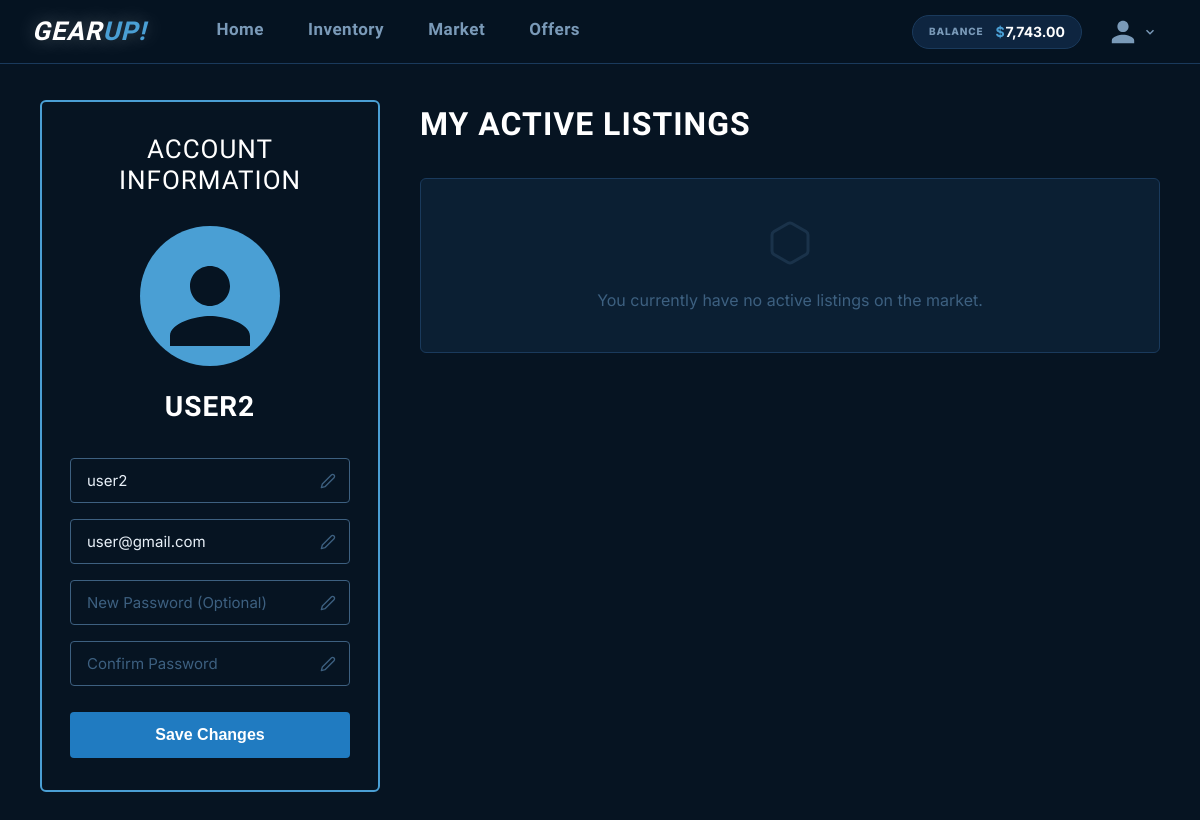
The app's page /profile.php (signed in) with its own data.
### tables this page shows
CREATE TABLE `users` (
  `id` int(11) NOT NULL AUTO_INCREMENT,
  `name` varchar(255) NOT NULL,
  `picture` varchar(255) NOT NULL,
  `email` varchar(255) NOT NULL,
  `password` varchar(255) NOT NULL,
  `credits` int(11) NOT NULL DEFAULT 10000,
  `is_admin` tinyint(1) DEFAULT 0,
  PRIMARY KEY (`id`),
  UNIQUE KEY `name` (`name`),
  UNIQUE KEY `email` (`email`)
);

### profile_func.php (called while the page is built, shortened)
<?php
$user_id = $_SESSION["id"];
function get_user_profile($link, $user_id) {
    $stmt = mysqli_prepare($link, "SELECT name, email, picture FROM users WHERE id = ?");
    mysqli_stmt_bind_param($stmt, "i", $user_id);
    mysqli_stmt_execute($stmt);
    $res = mysqli_stmt_get_result($stmt);
    $profile = mysqli_fetch_assoc($res);
    return $profile;
}
?>

### profile.php (the view, shortened to what this page needs)
<?php
require_once "profile_func.php";
$profile = get_user_profile($link, $user_id);
$active_listings = get_active_listings($link, $user_id);
?>
<!DOCTYPE html>
<html lang="en">
<head>
    <link rel="stylesheet" href="nav_styles.css">
</head>
<body>
<?php include 'nav.php'; ?>
<div class="page">
    <div class="profile-layout">
        <aside class="profile-sidebar">
            <h2>Account<br>Information</h2>
            <div class="profile-avatar">
                <svg viewBox="0 0 24 24" fill="currentColor">
                    <path d="M12 12c2.21 0 4-1.79 4-4s-1.79-4-4-4-4 1.79-4 4 1.79 4 4 4zm0 2c-2.67 0-8 1.34-8 4v2h16v-2c0-2.66-5.33-4-8-4z"/>
                </svg>
            </div>
            <div class="profile-username-display"><?= htmlspecialchars($profile['name']) ?></div>
            <form class="edit-form" method="POST" action="">
                <div class="input-wrapper">
                    <input type="text" name="username" value="<?= htmlspecialchars($profile['name']) ?>" placeholder="Username" required>
                    <svg width="16" height="16" viewBox="0 0 24 24" fill="none" stroke="currentColor" stroke-width="2" stroke-linecap="round" stroke-linejoin="round"><path d="M17 3a2.828 2.828 0 1 1 4 4L7.5 20.5 2 22l1.5-5.5L17 3z"></path></svg>
                </div>
                <div class="input-wrapper">
                    <input type="email" name="email" value="<?= htmlspecialchars($profile['email']) ?>" placeholder="Email" required>
                    <svg width="16" height="16" viewBox="0 0 24 24" fill="none" stroke="currentColor" stroke-width="2" stroke-linecap="round" stroke-linejoin="round"><path d="M17 3a2.828 2.828 0 1 1 4 4L7.5 20.5 2 22l1.5-5.5L17 3z"></path></svg>
                </div>
                <div class="input-wrapper">
                    <input type="password" name="password" placeholder="New Password (Optional)">
                    <svg width="16" height="16" viewBox="0 0 24 24" fill="none" stroke="currentColor" stroke-width="2" stroke-linecap="round" stroke-linejoin="round"><path d="M17 3a2.828 2.828 0 1 1 4 4L7.5 20.5 2 22l1.5-5.5L17 3z"></path></svg>
                </div>
                <div class="input-wrapper">
                    <input type="password" name="confirm_password" placeholder="Confirm Password">
                    <svg width="16" height="16" viewBox="0 0 24 24" fill="none" stroke="currentColor" stroke-width="2" stroke-linecap="round" stroke-linejoin="round"><path d="M17 3a2.828 2.828 0 1 1 4 4L7.5 20.5 2 22l1.5-5.5L17 3z"></path></svg>
                </div>
                <button type="submit" class="btn-save">Save Changes</button>
            </form>
        </aside>
        <main class="profile-main">
            <h1 class="listings-header">My Active Listings</h1>
            <?php if (!empty($active_listings)): ?>
                <div class="listings-labels">
                    <div class="label-item">Item</div>
                    <div class="label-price">Listed for:</div>
                    <div class="label-action"></div>
                </div>
                <?php foreach ($active_listings as $listing): ?>
                <div class="listing-card">
                    <div class="listing-img-box">
                        <img src="<?= htmlspecialchars($listing['image'] ?? 'item_images/placeholder.png') ?>" alt="">
                    </div>
                    <div class="listing-details">
                        <div class="listing-name"><?= htmlspecialchars($listing['name']) ?></div>
                        <div class="listing-stats">
                            Wear Rating: <span style="<?= profile_wear_class($listing['wear_rating']) ?>"><?= htmlspecialchars($listing['wear_rating'] ?? 'N/A') ?></span><br>
                            Rarity: <span style="<?= profile_rarity_class($listing['rarity']) ?>"><?= htmlspecialchars($listing['rarity'] ?? 'N/A') ?></span><br>
                            Float: <span style="color: #e05050;"><?= htmlspecialchars($listing['float_value'] ?? '0.00000') ?></span>
                        </div>
                    </div>
                    <div class="listing-price">
                        $<?= number_format($listing['price'], 2) ?>
                    </div>
                    <div class="listing-action">
                        <button type="button" class="btn-cancel" onclick="openCancelModal(<?= $listing['listing_id'] ?>)">Cancel Listing</button>
                    </div>
                </div>
                <?php endforeach; ?>
            <?php else: ?>
                <div class="empty-listings">
                    <svg width="48" height="48" viewBox="0 0 24 24" fill="none" stroke="currentColor" stroke-width="1.5" style="opacity:0.3; margin-bottom:15px;"><path d="M21 16V8a2 2 0 0 0-1-1.73l-7-4a2 2 0 0 0-2 0l-7 4A2 2 0 0 0 3 8v8a2 2 0 0 0 1 1.73l7 4a2 2 0 0 0 2 0l7-4A2 2 0 0 0 21 16z"/></svg>
                    <p>You currently have no active listings on the market.</p>
                </div>
            <?php endif; ?>
        </main>
    </div>
</div>
</body>
</html>

### nav_styles.css (style rules this page uses)
*, *::before, *::after { box-sizing: border-box; margin: 0; padding: 0; }
:root { --bg-dark: #061422; --bg-card: #0b1f33; --bg-card-2: #0e2540; --border: #1a3a5c; --border-light: #2a5070; --accent: #4a9fd4; --accent-hover: #5cb8f0; --accent-glow: rgba(74,159,212,0.25); --danger: #e0483a; --danger-hover: #f05545; --success: #3cb878; --warn: #f0a830; --text: #e8f0f8; --text-dim: #7a9ab8; --text-muted: #3d6080; --rarity-covert:#e05050; --rarity-fn: #4caf76; --font-display: 'Rajdhani', sans-serif; --font-body: 'Inter', sans-serif; --radius: 8px; --radius-lg: 14px; --shadow: 0 4px 24px rgba(0,0,0,0.5); --shadow-lg: 0 8px 48px rgba(0,0,0,0.7); }
body { font-family: var(--font-body); background-color: var(--bg-dark); color: var(--text); min-height: 100vh; line-height: 1.5; }
.page { padding: 36px 40px; max-width: 1440px; margin: 0 auto; }

### profile.php (style rules this page uses)
.profile-layout { display: flex; gap: 40px; align-items: flex-start; max-width: 1300px; margin: 0 auto; }
.profile-sidebar { width: 340px; background: transparent; border: 2px solid var(--accent); border-radius: 6px; padding: 32px 28px; display: flex; flex-direction: column; align-items: center; flex-shrink: 0; }
.profile-sidebar h2 { font-family: var(--font-display); font-size: 26px; font-weight: 500; color: #fff; text-align: center; text-transform: uppercase; letter-spacing: 1px; margin-bottom: 30px; line-height: 1.2; }
.profile-avatar { width: 140px; height: 140px; background: var(--accent); border-radius: 50%; display: flex; align-items: center; justify-content: center; margin-bottom: 20px; overflow: hidden; }
.profile-avatar svg { width: 120px; height: 120px; color: var(--bg-dark); margin-top: 20px; }
.profile-username-display { font-family: var(--font-display); font-size: 28px; font-weight: 700; color: #fff; text-transform: uppercase; margin-bottom: 30px; letter-spacing: 1px; }
.edit-form { width: 100%; display: flex; flex-direction: column; gap: 16px; }
.input-wrapper { position: relative; width: 100%; }
.input-wrapper input { width: 100%; background: transparent; border: 1px solid var(--text-muted); border-radius: 4px; padding: 12px 40px 12px 16px; color: var(--text); font-family: var(--font-body); font-size: 15px; outline: none; transition: border-color 0.2s; }
.input-wrapper input::placeholder { color: var(--text-muted); }
.input-wrapper svg { position: absolute; right: 14px; top: 50%; transform: translateY(-50%); color: var(--text-muted); pointer-events: none; }
.btn-save { background: #207bc1; color: #fff; border: none; border-radius: 4px; padding: 14px; font-size: 16px; font-weight: 600; cursor: pointer; transition: background 0.2s; margin-top: 10px; }
.profile-main { flex: 1; min-width: 0; }
.listings-header { font-family: var(--font-display); font-size: 32px; font-weight: 700; color: #fff; text-transform: uppercase; letter-spacing: 1px; margin-bottom: 30px; }
.empty-listings { padding: 40px; text-align: center; background: var(--bg-card); border: 1px solid var(--border); border-radius: 6px; color: var(--text-muted); }

### records on screen
users: name "USER2", username "user2", email "user@gmail.com"

### other values on screen
$user_credits "7,743.00"
